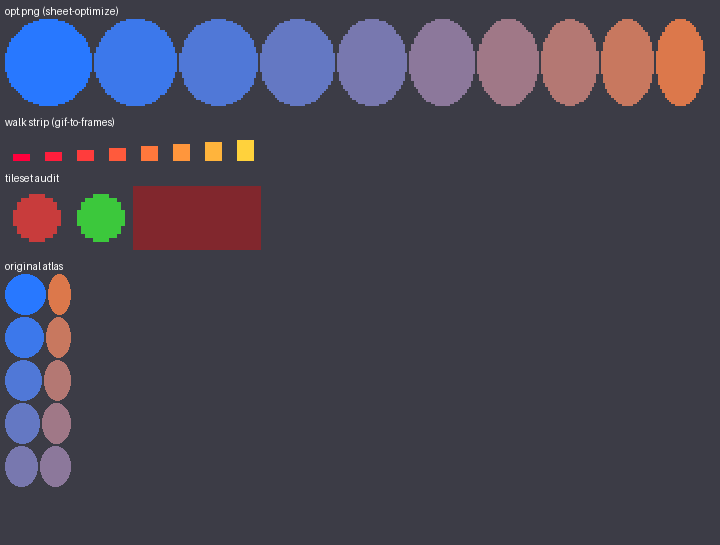
#> input picture samples/batch10_sheet.png, 720 x 545 px
$ python normal_bake.py ../samples/batch10_sheet.png
#> lines starting #> are read from the running program, lines starting #| are printed output that depends on the picture
### lib/gst_read.py
"""Validated asset readers for the kit.

Bad or truncated input raises ``GstInputError`` with a specific message
(for example ``WAV fmt chunk missing`` or ``GLB chunk length exceeds file``).
``install_guards()`` wraps ``json.load`` / ``json.loads``, ``PIL.Image.open``,
``wave.open``, ``xml.etree.ElementTree.parse`` and text-mode ``open`` so tools
that call those libraries directly also raise ``GstInputError`` instead of a
raw decoder exception. ``cli_error.run`` installs the guards.
"""
from __future__ import annotations

import csv
import io
import json
import os
import struct
import wave
import xml.etree.ElementTree as ET

from gst_errors import GstInputError

_GUARDS_INSTALLED = False


# ---------------------------------------------------------------------------
# primitives
# ---------------------------------------------------------------------------

# [36 lines left out: functions open_text, parse_json_bytes, load_json, require_object, not called in this run]


# Stay under the fuzz child's 512 MiB address-space cap for RGBA
# (Pillow's default is ~179e6 pixels, which is over 512 MiB at 4 bytes/pixel).
DEFAULT_MAX_IMAGE_PIXELS = 64_000_000

# Decoder failures we wrap into GstInputError (plus DecompressionBombError by name).
_IMAGE_DECODER_EXC = (OSError, ValueError, SyntaxError, struct.error, EOFError, IndexError, MemoryError)


# [350 lines left out: functions _image_input_error, open_image, parse_xml, _wav_error_message, open_wav, read_wav_frames and 11 more, not called in this run]


# ---------------------------------------------------------------------------
# library guards (installed by cli_error.run)
# ---------------------------------------------------------------------------

def _guard_json():
    _load, _loads = json.load, json.loads

    # [18 lines left out: functions load, loads, not called in this run]

    json.load = load
    json.loads = loads


def _guard_image():
    try:
        from PIL import Image, ImageFile, UnidentifiedImageError
    except ImportError:
        return
    if getattr(Image, "MAX_IMAGE_PIXELS", None) is None or Image.MAX_IMAGE_PIXELS > DEFAULT_MAX_IMAGE_PIXELS:
        Image.MAX_IMAGE_PIXELS = DEFAULT_MAX_IMAGE_PIXELS
    _open = Image.open
    _img_load = ImageFile.ImageFile.load
    _seek = getattr(Image.Image, "seek", None)

    def open_img(*args, **kwargs):
        try:
            return _open(*args, **kwargs)
        except UnidentifiedImageError as e:
            raise GstInputError("image could not be identified") from e
        except GstInputError:
            raise
        except _IMAGE_DECODER_EXC as e:
            _image_input_error(e)
        except Exception as e:
            if type(e).__name__ == "DecompressionBombError":
                _image_input_error(e)
            raise

    def load_img(self, *args, **kwargs):
        try:
            return _img_load(self, *args, **kwargs)
        except GstInputError:
            raise
        except _IMAGE_DECODER_EXC as e:
            _image_input_error(e)
        except Exception as e:
            if type(e).__name__ == "DecompressionBombError":
                _image_input_error(e)
            raise

    # [14 lines left out: function seek_img, not called in this run]

    Image.open = open_img
    ImageFile.ImageFile.load = load_img
    if _seek is not None:
        Image.Image.seek = seek_img


def _guard_wave():
    _open = wave.open

    # [11 lines left out: function open_w, not called in this run]

    wave.open = open_w


def _guard_et():
    _parse = ET.parse
    _fromstring = ET.fromstring

    # [11 lines left out: functions parse, fromstring, not called in this run]

    ET.parse = parse
    ET.fromstring = fromstring
    # XML is an alias of fromstring in some versions
    if getattr(ET, "XML", None) is _fromstring or getattr(ET, "XML", None) is ET.fromstring:
        ET.XML = fromstring


def _guard_text_open():
    import builtins
    _open = builtins.open

    class _GuardedTextFile:
        def __init__(self, fh):
            self._fh = fh

        def read(self, *a, **k):
            try:
                return self._fh.read(*a, **k)
            except UnicodeDecodeError as e:
                raise GstInputError("file is not valid UTF-8") from e

        def readline(self, *a, **k):
            try:
                return self._fh.readline(*a, **k)
            except UnicodeDecodeError as e:
                raise GstInputError("file is not valid UTF-8") from e

        def readlines(self, *a, **k):
            try:
                return self._fh.readlines(*a, **k)
            except UnicodeDecodeError as e:
                raise GstInputError("file is not valid UTF-8") from e

        def __iter__(self):
            try:
                for line in self._fh:
                    yield line
            except UnicodeDecodeError as e:
                raise GstInputError("file is not valid UTF-8") from e

        def __enter__(self):
            self._fh.__enter__()
            return self

        def __exit__(self, *exc):
            return self._fh.__exit__(*exc)

        def __getattr__(self, name):
            return getattr(self._fh, name)

    def open_guarded(file, mode="r", *args, **kwargs):
        fh = _open(file, mode, *args, **kwargs)
        mode_s = str(mode) if mode is not None else "r"
        if "b" not in mode_s and "r" in mode_s:
            return _GuardedTextFile(fh)
        return fh

    builtins.open = open_guarded


def install_guards():
    """Wrap stdlib / Pillow decoders so they raise GstInputError. Idempotent."""
    global _GUARDS_INSTALLED
    if _GUARDS_INSTALLED:
        return
    _GUARDS_INSTALLED = True
    _guard_json()
    _guard_image()
    _guard_wave()
    _guard_et()
    _guard_text_open()

### lib/cli_error.py
"""One-line error wrapper for tool entry points.

Tools must exit 0, 1 or 2 and must not print a Python traceback. Wrap the
`main` function:

    if __name__ == "__main__":
        sys.path.insert(0, os.path.join(os.path.dirname(os.path.abspath(__file__)), "..", "lib"))
        import cli_error
        sys.exit(cli_error.run(main))

`run` catches every Exception (not SystemExit or KeyboardInterrupt), prints a
single line (`TypeName: first line of the message`, truncated) to stderr, and
returns 1. argparse usage errors still exit 2.

GST_DEBUG=1 re-raises the exception so the full traceback is visible (used by
the fuzz classifier and by developers). GstInputError from shared readers is a
validated input failure, not a generic-wrapper hit.
"""
from __future__ import annotations

import os, sys

LIMIT = 240


def debug_enabled() -> bool:
    v = os.environ.get("GST_DEBUG", "")
    return v not in ("", "0", "false", "False", "no", "NO")


# [16 lines left out: functions format_error, _is_input_error, not called in this run]


def run(main, argv=None) -> int:
    try:
        from gst_read import install_guards
        install_guards()
    except ImportError:
        pass
    try:
        rc = main() if argv is None else main(argv)
        if rc is None:
            return 0
        if isinstance(rc, int):
            return rc
        print(rc, file=sys.stderr)
        return 1
    except SystemExit as e:
        if e.code is None:
            return 0
        if isinstance(e.code, int):
            return e.code
        print(e.code, file=sys.stderr)
        return 1
    except KeyboardInterrupt:
        print("KeyboardInterrupt", file=sys.stderr)
        return 130
    except Exception as e:
        if debug_enabled():
            raise
        print(format_error(e), file=sys.stderr)
        # 1 = validated input error or generic wrapper; callers inspect the type
        # name on stderr. GstInputError is printed as "GstInputError: ...".
        return 1

### normal-bake/normal_bake.py
#!/usr/bin/env python3
"""normal-bake: derive normal, height, roughness and AO maps from a single texture.

Classic image-processing approach (luminance-as-height, Sobel gradients, blurred-difference AO).
No ML model; runs on CPU anywhere. OpenGL (Godot/Blender) or DirectX (Unreal) green channel.
"""
import argparse, os
from PIL import Image, ImageFilter
import numpy as np
import os, sys


def to_height(img, invert=False, blur=1.0):
    g = img.convert("L")
    if blur > 0:
        g = g.filter(ImageFilter.GaussianBlur(blur))
    h = np.asarray(g, dtype=np.float32) / 255.0
    return 1.0 - h if invert else h


def _grad(h, tile):
    if tile:
        dx = (np.roll(h, -1, 1) - np.roll(h, 1, 1)) * 0.5
        dy = (np.roll(h, -1, 0) - np.roll(h, 1, 0)) * 0.5
    else:
        p = np.pad(h, 1, mode="edge")
        dx = (p[1:-1, 2:] - p[1:-1, :-2]) * 0.5
        dy = (p[2:, 1:-1] - p[:-2, 1:-1]) * 0.5
    return dx, dy


def normal_map(h, strength=4.0, directx=False, tile=True):
    dx, dy = _grad(h, tile)
    # image rows grow downward; OpenGL wants +Y up, so dh/dy_up = -dy
    nx, ny, nz = -dx * strength, dy * strength, np.ones_like(h)
    if directx:
        ny = -ny
    l = np.sqrt(nx * nx + ny * ny + nz * nz)
    n = np.stack([nx / l, ny / l, nz / l], -1)
    return Image.fromarray(((n * 0.5 + 0.5) * 255).clip(0, 255).astype(np.uint8), "RGB")


def ao_map(h, radius=8, strength=1.5):
    img = Image.fromarray((h * 255).astype(np.uint8))
    blur = np.asarray(img.filter(ImageFilter.GaussianBlur(radius)), dtype=np.float32) / 255.0
    ao = 1.0 - np.clip((blur - h) * strength, 0, 1)
    return Image.fromarray((ao * 255).astype(np.uint8), "L")


def roughness_map(img, base=0.6, contrast=0.5):
    g = np.asarray(img.convert("L"), dtype=np.float32) / 255.0
    r = np.clip(base + (0.5 - g) * contrast, 0, 1)
    return Image.fromarray((r * 255).astype(np.uint8), "L")


def main(argv=None):
    ap = argparse.ArgumentParser(description="Bake normal/height/AO/roughness from one texture.")
    ap.add_argument("input")
    ap.add_argument("-o", "--outdir", default=".")
    ap.add_argument("--strength", type=float, default=4.0)
    ap.add_argument("--directx", action="store_true", help="DirectX/Unreal green channel")
    ap.add_argument("--invert", action="store_true", help="dark = high")
    ap.add_argument("--no-tile", action="store_true", help="don't wrap edges (non-tileable textures)")
    ap.add_argument("--blur", type=float, default=1.0)
    ap.add_argument("--in-place", action="store_true", help="allow overwriting the input")
    a = ap.parse_args(argv)
    # refuse dest == input unless --in-place
    def _paths(v):
        if not v:
            return []
        if isinstance(v, (list, tuple)):
            out = []
            for x in v:
                out.extend(_paths(x))
            return out
        return [v]
    _srcs, _dsts = [], []
    _src_keys = ('input',)
    for _k in _src_keys:
        if hasattr(a, _k):
            _srcs.extend(_paths(getattr(a, _k)))
    for _k in ('out', 'outdir', 'output', 'dest', 'json_report', 'report', 'preview', 'out_csv', 'map_out', 'json', 'cues', 'cues_json'):
        if _k in _src_keys:
            continue
        if hasattr(a, _k) and getattr(a, _k):
            _d = getattr(a, _k)
            _dsts.extend(_paths(_d))
    for _s in _srcs:
        for _d in _dsts:
            if _s and _d and os.path.abspath(str(_s)) == os.path.abspath(str(_d)) and not a.in_place:
                sys.exit("refusing to overwrite the input; pick a different output path or pass --in-place")

    os.makedirs(a.outdir, exist_ok=True)
    src = Image.open(a.input)
#> in open_img, returned value is the input picture: PIL image 720x545 RGB; mean R, G, B 72.1, 69.6, 84.9
    base = os.path.splitext(os.path.basename(a.input))[0]
    h = to_height(src, a.invert, a.blur)
    Image.fromarray((h * 255).astype(np.uint8), "L").save(os.path.join(a.outdir, f"{base}_height.png"))
    normal_map(h, a.strength, a.directx, not a.no_tile).save(os.path.join(a.outdir, f"{base}_normal.png"))
#> in normal_map, `nx, ny, nz = -dx * strength, dy * strength, np.ones_like(h)`:
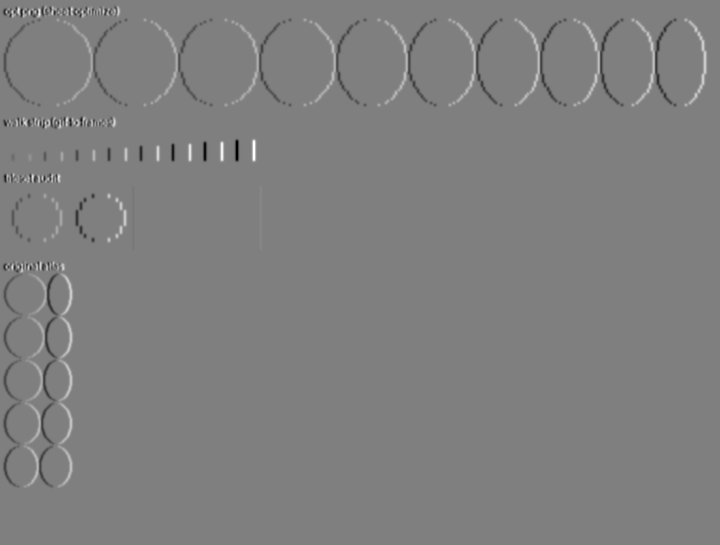
#> nx: shape (545, 720) float32; min -0.729, max 0.729, mean 5.85e-12; drawn with min black and max white
#> in normal_map, `l = np.sqrt(nx * nx + ny * ny + nz * nz)`:
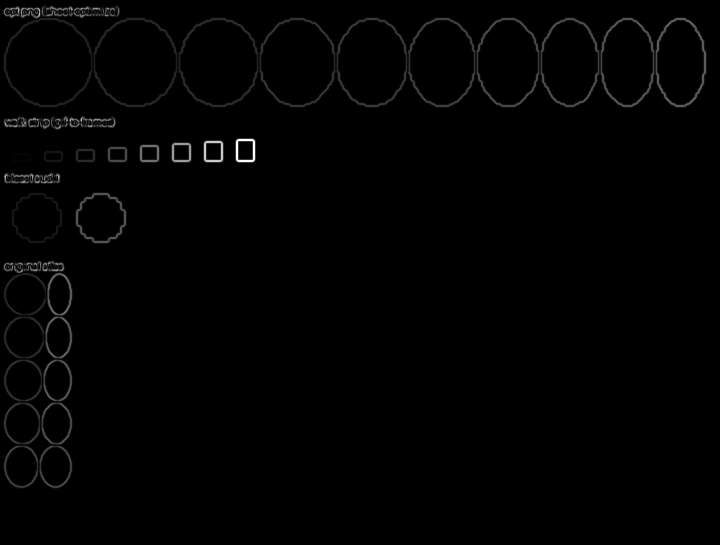
#> l: shape (545, 720) float32; min 1, max 1.24, mean 1; drawn with min black and max white
#> in normal_map, `n = np.stack([nx / l, ny / l, nz / l], -1)`:
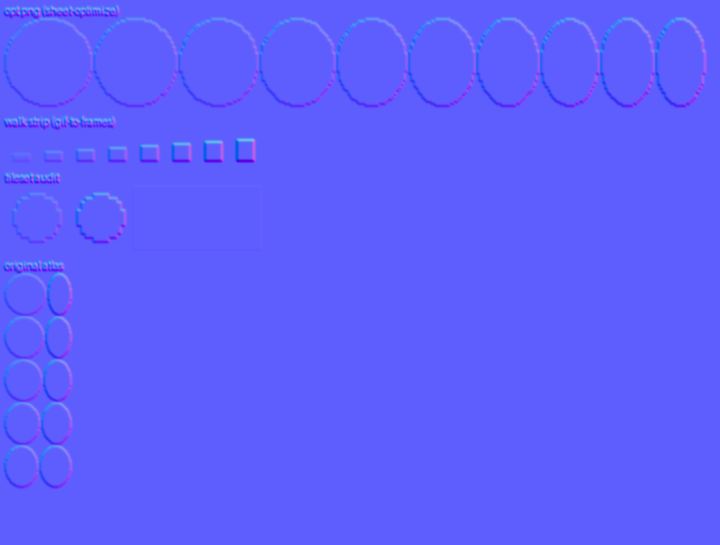
#> n: shape (545, 720, 3) float32; mean of channels 0, 1, 2 -4.04e-06, -3.14e-06, 0.998; drawn with min black and max white
#> in normal_map, `return Image.fromarray(((n * 0.5 + 0.5) * 255).clip(0, 255).astype(np...`:
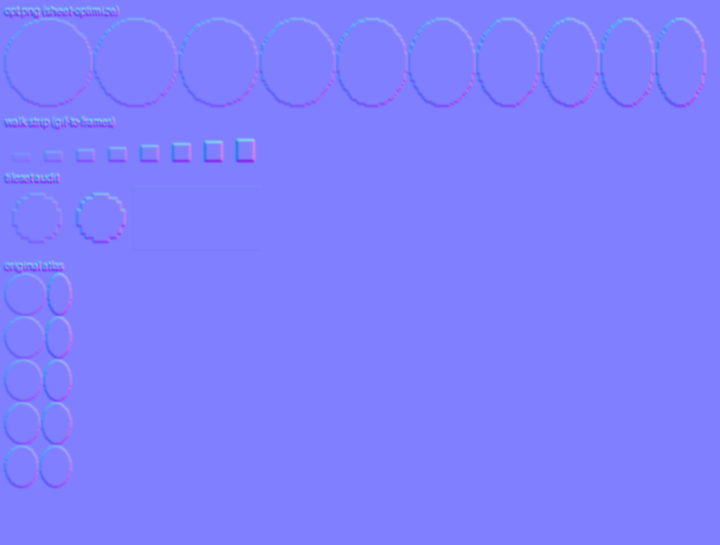
#> returned value: PIL image 720x545 RGB; mean R, G, B 127, 127, 254.7
    ao_map(h).save(os.path.join(a.outdir, f"{base}_ao.png"))
#> in ao_map, `blur = np.asarray(img.filter(ImageFilter.GaussianBlur(radius)), dtype=..`:
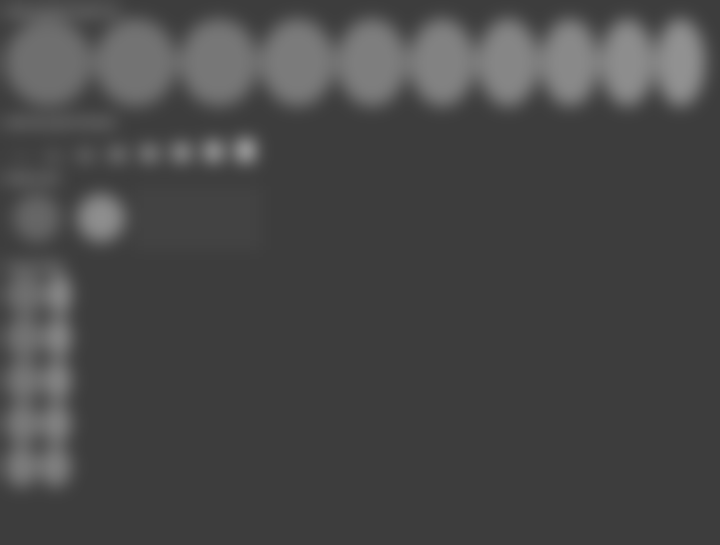
#> blur: shape (545, 720) float32; min 0.239, max 0.569, mean 0.282
#> in ao_map, `ao = 1.0 - np.clip((blur - h) * strength, 0, 1)`:
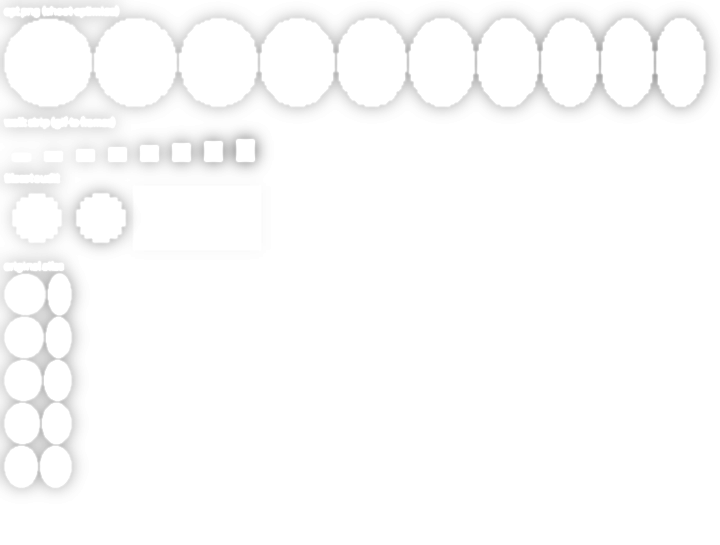
#> ao: shape (545, 720) float32; min 0.641, max 1, mean 0.988
    roughness_map(src).save(os.path.join(a.outdir, f"{base}_roughness.png"))
#> in roughness_map, `r = np.clip(base + (0.5 - g) * contrast, 0, 1)`:
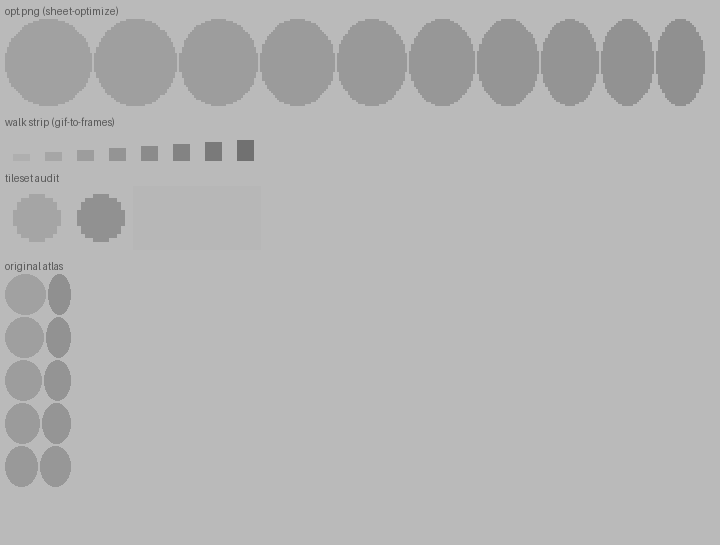
#> r: shape (545, 720) float32; min 0.352, max 0.73, mean 0.709
    print(f"wrote {base}_height/_normal/_ao/_roughness.png to {a.outdir}")
    return 0


if __name__ == "__main__":
    sys.path.insert(0, os.path.join(os.path.dirname(os.path.abspath(__file__)), "..", "lib"))
    import cli_error
    sys.exit(cli_error.run(main))
#> (the program exits here)

$ run again, on samples/batch12_sheet.png
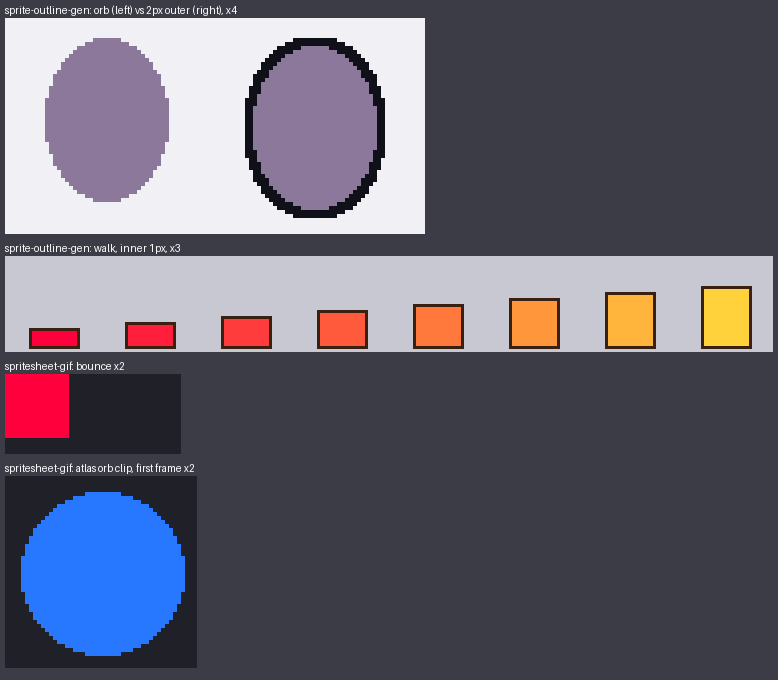
#> input picture samples/batch12_sheet.png, 778 x 680 px
#> in open_img, returned value is the input picture: PIL image 778x680 RGB; mean R, G, B 102.4, 99.2, 113.2
#> nz: shape (680, 778) float32; every value is 1
#> in ao_map, `ao = 1.0 - np.clip((blur - h) * strength, 0, 1)`:
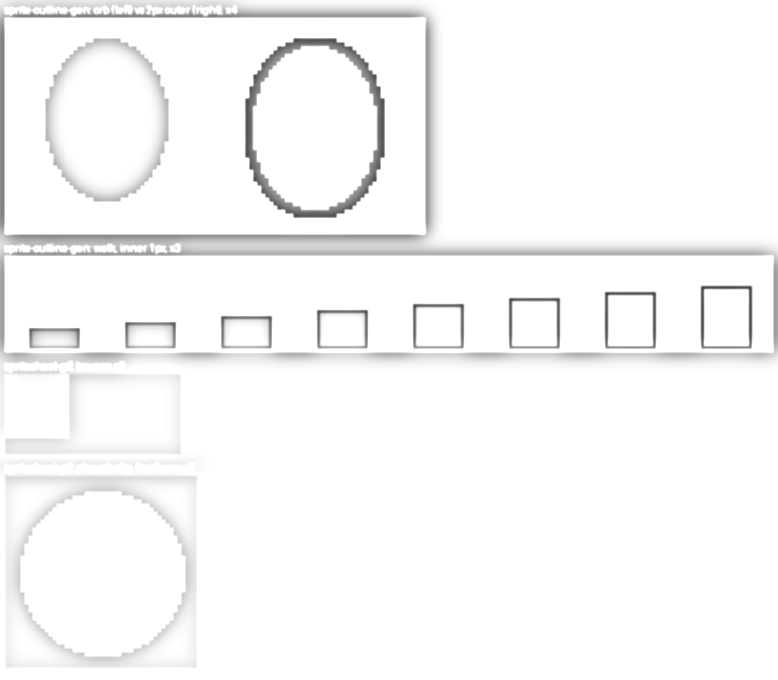
#> ao: shape (680, 778) float32; min 0.253, max 1, mean 0.973
#> in roughness_map, `r = np.clip(base + (0.5 - g) * contrast, 0, 1)`:
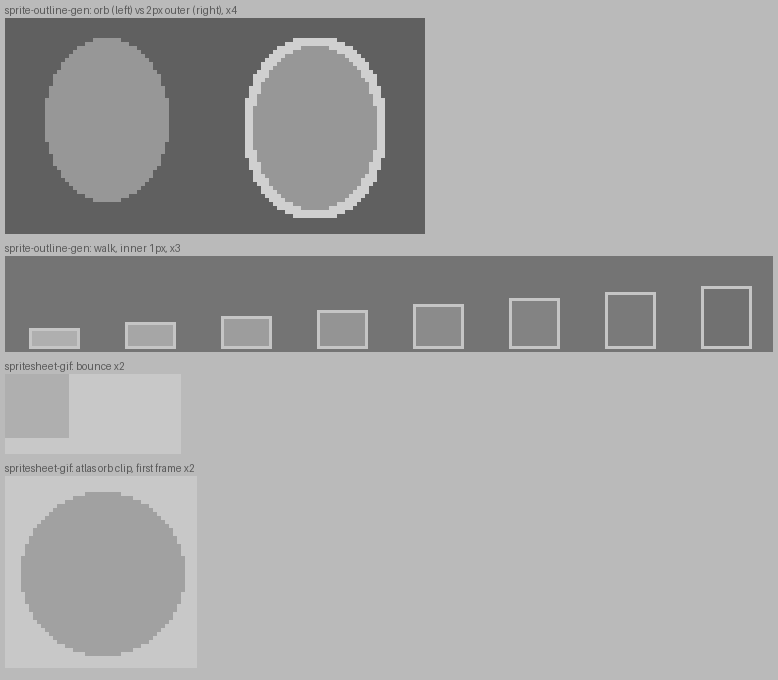
#> r: shape (680, 778) float32; min 0.352, max 0.817, mean 0.651

$ run again, on samples/batch3_sheet.png
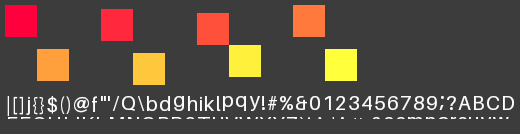
#> input picture samples/batch3_sheet.png, 520 x 134 px
#> in open_img, returned value is the input picture: PIL image 520x134 RGBA; mean R, G, B, A 89.6, 75.7, 66.7, 253.6
#> nz: shape (134, 520) float32; every value is 1
#> in ao_map, `ao = 1.0 - np.clip((blur - h) * strength, 0, 1)`:
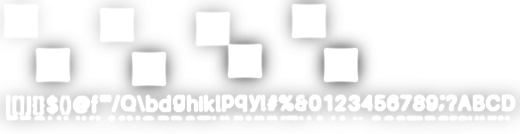
#> ao: shape (134, 520) float32; min 0.612, max 1, mean 0.957
#> in roughness_map, `r = np.clip(base + (0.5 - g) * contrast, 0, 1)`:
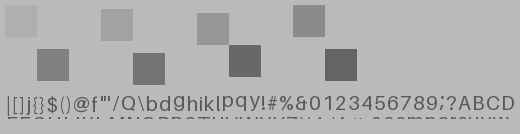
#> r: shape (134, 520) float32; min 0.35, max 0.732, mean 0.695
